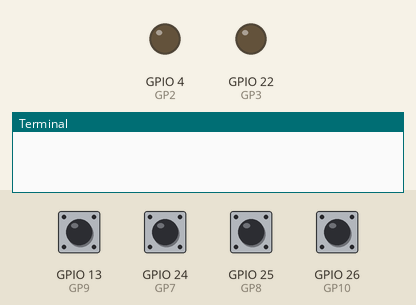
Bench run of a program on a simulated Raspberry Pi (BCM pin numbers). On the bench: output pins drawn as LEDs (lit = HIGH), the last lines printed to the terminal. The test bench sets the inputs (shaded band); at power-on: GPIO 13 (GP9), GPIO 24 (GP7), GPIO 25 (GP8), GPIO 26 (GP10) HIGH.

Above: at 1.2 s.
1.3 s: GPIO 13 (GP9) pulled LOW for 0.15 s
At 1.8 s:
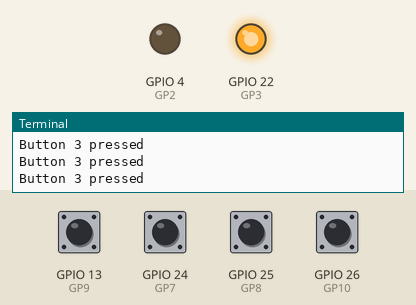
2.9 s: GPIO 25 (GP8) pulled LOW for 0.15 s
At 4.1 s:
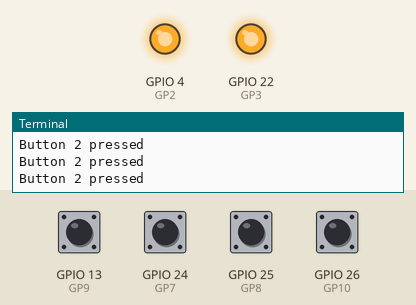
4.5 s: GPIO 26 (GP10) pulled LOW for 0.15 s
At 5.5 s:
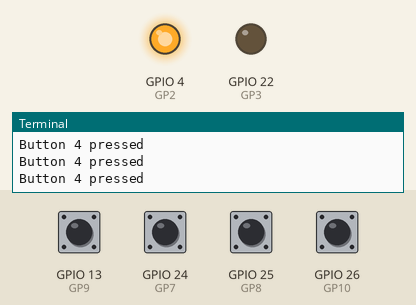
6.1 s: GPIO 13 (GP9) pulled LOW for 1 s
At 6.7 s:
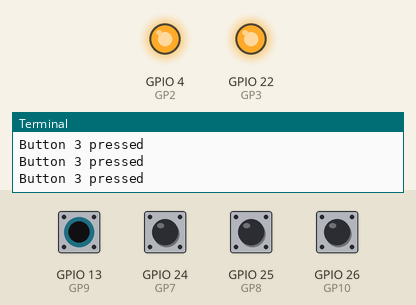
8.6 s: GPIO 24 (GP7) pulled LOW for 0.15 s
At 9.8 s:
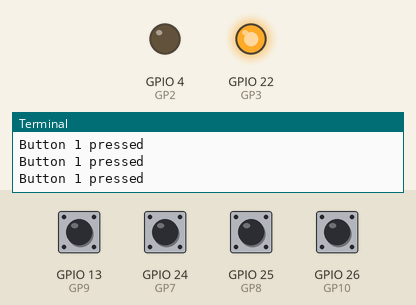
Timing chart, 0 to 11.2 s (numbered marks = the images above; inputs shaded):
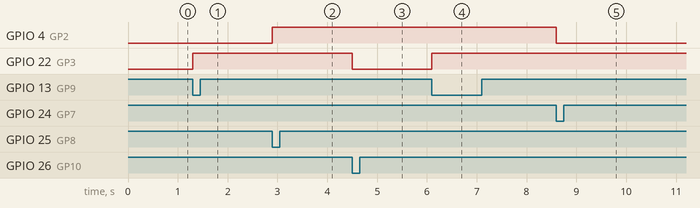

Measured:
- after the input at 1.3 s, GPIO 22 (GP3): LOW → HIGH at once
- after the input at 2.9 s, GPIO 4 (GP2): LOW → HIGH at once
- after the input at 4.5 s, GPIO 22 (GP3): HIGH → LOW at once
- after the input at 6.1 s, GPIO 22 (GP3): LOW → HIGH at once
- after the input at 8.6 s, GPIO 4 (GP2): HIGH → LOW at once

The program:

button.py
```python
#!/usr/bin/python3
# File to test all 4 buttons.
import RPi.GPIO as GPIO
import time
GP2 = 4
GP3 = 22
GP4 = 23
GP5 = 7
GP6 = 19
GP7 = 24
GP8 = 25
GP9 = 13
GP10 = 26
GP11 = 16

GPIO.setwarnings(False)
GPIO.setmode(GPIO.BCM)
GPIO.setup(GP7, GPIO.IN, pull_up_down = GPIO.PUD_UP)
GPIO.setup(GP8, GPIO.IN, pull_up_down = GPIO.PUD_UP)
GPIO.setup(GP9, GPIO.IN, pull_up_down = GPIO.PUD_UP)
GPIO.setup(GP10, GPIO.IN, pull_up_down = GPIO.PUD_UP)
GPIO.setup(GP2, GPIO.OUT)
GPIO.setup(GP3, GPIO.OUT)

while True:
   if(GPIO.input(GP7) == 0):
      GPIO.output(GP2, GPIO.LOW)
      print("Button 1 pressed")
   if(GPIO.input(GP8) == 0 ):
      GPIO.output(GP2, GPIO.HIGH)
      print("Button 2 pressed")
   if(GPIO.input(GP9) == 0 ):
      GPIO.output(GP3, GPIO.HIGH)
      print("Button 3 pressed")
   if(GPIO.input(GP10) == 0 ):
      GPIO.output(GP3, GPIO.LOW)
      print("Button 4 pressed")
GPIO.cleanup()
```
